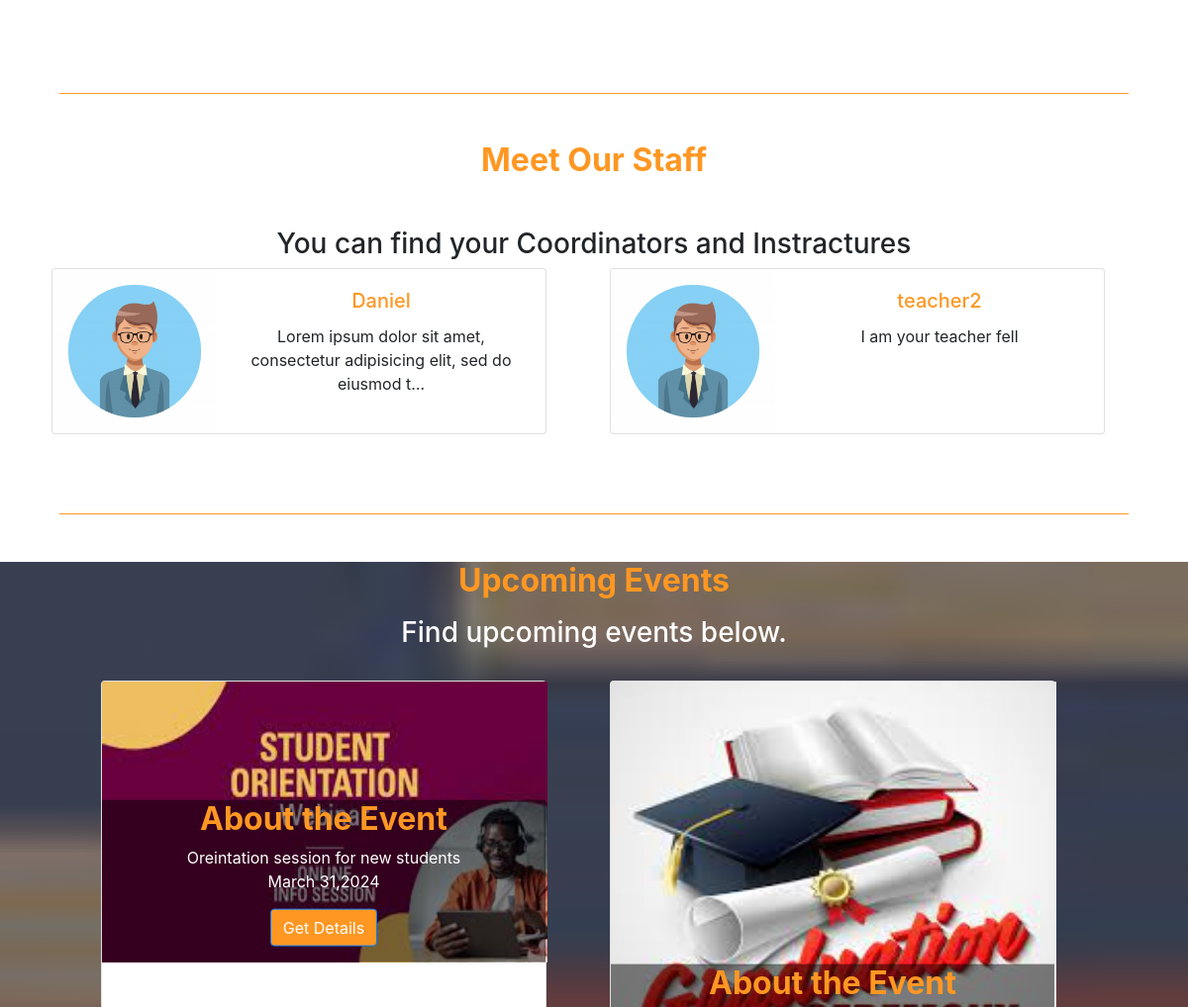
The app's page / (middle part), older data.
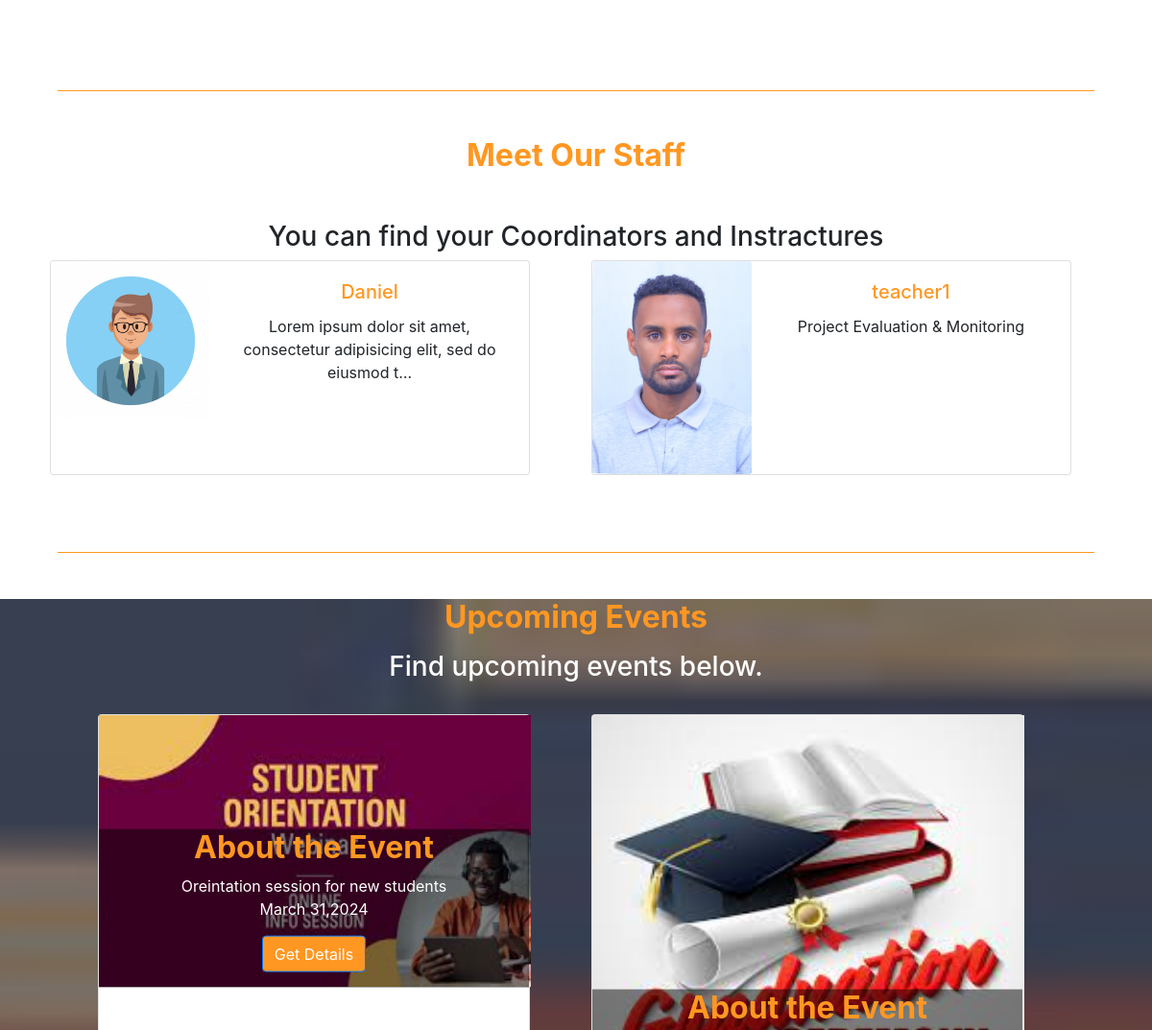
The same page, newer data.
### app_users/models.py (models this page shows, shortened)
class UserProfileInfo(models.Model):
    user = models.OneToOneField(User, on_delete=models.CASCADE)
    bio = models.CharField(max_length=500)
    profile_pic = models.ImageField(upload_to=path_and_rename, verbose_name="Profile Picture", blank=True)
    teacher = 'teacher'
    student = 'student'
    parent = 'parent'
    user_types = [
        (teacher, 'teacher'),
        (student, 'student'),
        (parent, 'parent'),
    ]
    user_type = models.CharField(max_length=10, choices=user_types, default=student)

### app_users/views.py (the view)
# urls.py: path('',views.HomeView.as_view(),name='index'),
class HomeView(TemplateView):
    template_name = 'app_users/index.html'
    def get_context_data(self, **kwargs):
        context = super().get_context_data(**kwargs)
        standards = Standard.objects.all()
        teachers = UserProfileInfo.objects.filter(user_type='teacher')
        context['standards'] = standards
        context['teachers'] = teachers
        return context

### app_users/templates/app_users/index.html (shortened to what this page needs)
{% extends 'base.html'  %}
{% load static %}
{% block content %}
<main class="mt-5">
  <div class="container">
    <section class="text-center">
                  <div class="row">
                  </div>
    </section>
    <hr class="my-5" style="color:#ff9722;">
    <section class="text-center">
      <h2 class="mb-5 font-weight-bold" style="color:#ff9722;">Meet Our Staff</h2>
      <div class="row d-flex justify-content-center mb-4">
          <div class="col-md-8">
            <h3 class="grey-text">You can find your Coordinators and Instractures</h3>
          </div>
          <div class="row d-flex justify-content-center mb-3">
          {% for teacher in teachers %}
          <div class="card mb-3 mr-5 ml-3" style="max-width: 500px;">
            <div class="row no-gutters">
                      <div class="col-md-4">
                        <img src="{{teacher.profile_pic.url|default_if_none:'#'}}" class="card-img" alt="No image found">
                      </div>
                      <div class="col-md-8">
                        <div class="card-body">
                          <h5 class="card-title" style="color:#ff9722;">{{teacher.user.username}}</h5>
                          <p class="card-text">{{teacher.bio|truncatechars:75}}</p>
                        </div>
                      </div>
            </div>
            </div>
          {% endfor %}
          </div>
      </div>
    </section>
    <hr class="my-5" style="color:#ff9722;">
  </div>
    <section class="text-center full-width container-fluid" id="event-section">
            <h2 class="mb-3 mt-5 font-weight-bold" style="color:#ff9722;">Upcoming Events</h2>
            <div class="row d-flex justify-content-center mb-4">
                <div class="col-md-8">
                  <h3 class="text-white">Find upcoming events below.</h3>
                </div>
              </div>
            <div class="row d-flex justify-content-center mb-4">
                            <div class="card mb-3 mr-5 ml-3" style="max-width:450px;max-height:450px;">
                                <img alt="no image found" width="450" height="450">
                                <div class="event-mask justify-content-center">
                                  <div class="row d-flex justify-content-center"> <h2 class="font-weight-bold" style="color:#ff9722;">About the Event</h2> </div>
                                  <div class="row d-flex justify-content-center">
                                    <div class="col">
                                    <p class="text-white">Oreintation session for new students <Br>
                                      March 31,2024 </p>
                                      </div>
                                   </div>
                                   <div class="row d-flex justify-content-center">
                                     <a href="{% url 'user_login' %}" class="btn btn-primary mb-3" style="background-color:#ff9722;">Get Details</a>
                                   </div>
                                </div>
                            </div>
                            <div class="card mb-3 mr-5 ml-3" style="max-width: 450px;max-height:450px;">
                                <img alt="no image found" width="450" height="450">
                                <div class="event-mask">
                                  <div class="row d-flex justify-content-center"> <h2 class="font-weight-bold" style="color:#ff9722;">About the Event</h2> </div>
                                </div>
                            </div>
                    </div>
    </section>
</main>
{%endblock%}

### templates/base.html (shortened to what this page needs)
<!DOCTYPE html>
<html lang="en" dir="ltr">
  <head>
    {% load static %}
    <link rel="stylesheet" href="https://stackpath.bootstrapcdn.com/bootstrap/4.5.2/css/bootstrap.min.css">
    <link rel="stylesheet" href="{% static 'css/master_css.css' %}">
  </head>
  <body>
    <div class="container">
        {%block content%}
        {%endblock%}
    </div>
  </body>
</html>

### static/css/master_css.css (style rules this page uses)
html, body, header, #intro { height: 100%; }
.text-white { color: white; }
hr { border-color: inherit; }
.event-mask { position:relative; left:auto; bottom:auto; text-align: center; background:linear-gradient(rgba(0, 0, 0, 0.5), rgba(0, 0, 0, 0.5)); transform: translate(0, -100%); }
#event-section { -webkit-background-size: cover; -moz-background-size: cover; -o-background-size: cover; background-size: cover; }
.full-width { width: 100vw; position: relative; left: 50%; right: 50%; margin-left: -50vw; margin-right: -50vw; }

Row changes from the older to the newer data that the page shows:
removed UserProfileInfo: profile_pic (placeholder picture), user.username "teacher2", bio "I am your teacher fell"
added UserProfileInfo: profile_pic (picture), user.username "teacher1", bio "Project Evaluation & Monitoring"
